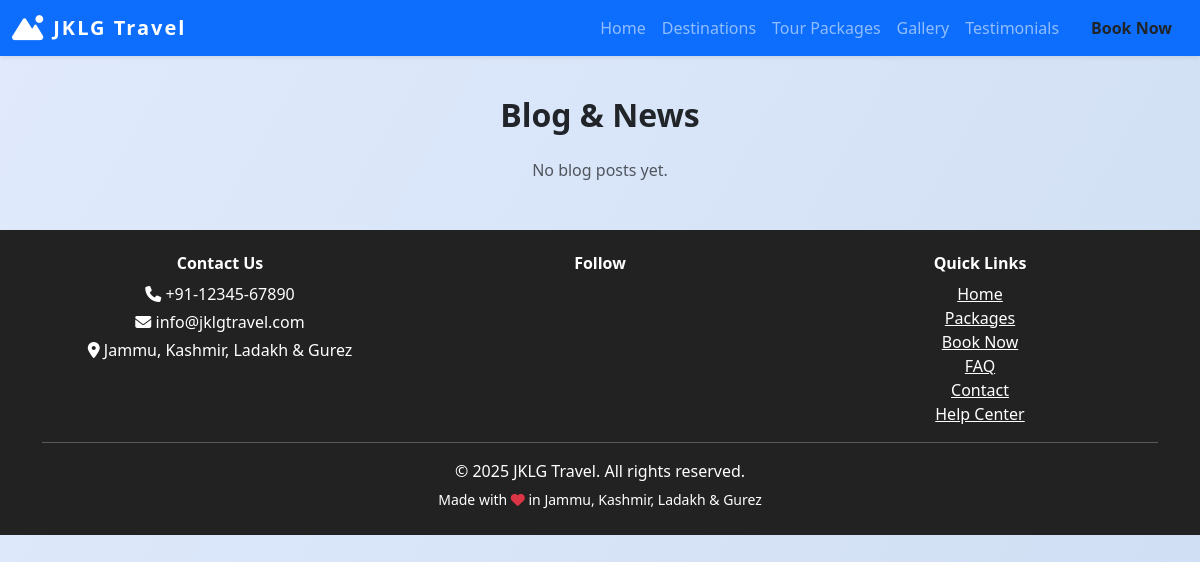
/blog, run on an earlier commit of the app's database.
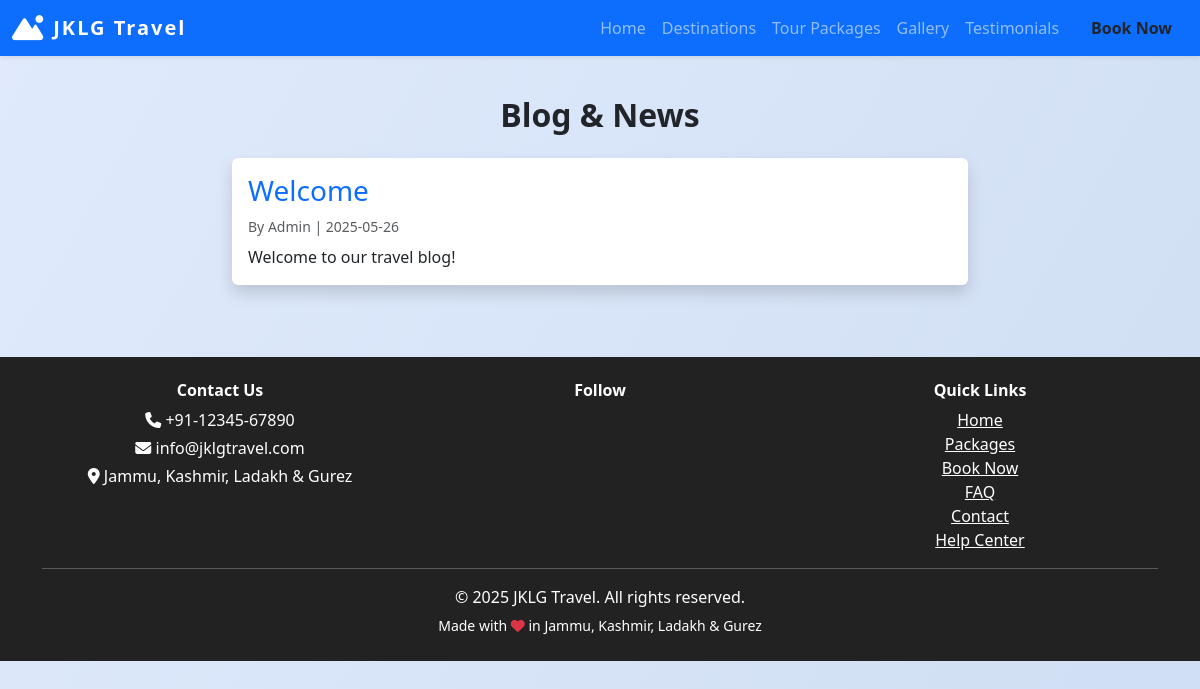
And on a later commit of the database.
### models.py (models this page shows)
class Blog(db.Model):
    id = db.Column(db.Integer, primary_key=True)
    title = db.Column(db.String(200), nullable=False)
    content = db.Column(db.Text, nullable=False)
    author = db.Column(db.String(100))
    created_at = db.Column(db.DateTime, server_default=db.func.now())
    published = db.Column(db.Boolean, default=False)

### views.py (the view)
@main.route('/blog')
def blog():
    posts = Blog.query.filter_by(published=True).order_by(Blog.created_at.desc()).all()
    return render_template('blog.html', posts=posts)

### views.py (called while the page is built)
@main.context_processor
def inject_site_settings():
    settings = SiteSettings.query.first()
    return dict(site_settings=settings)

### templates/blog.html
{% extends 'base.html' %}
{% block content %}
<h2 class="section-title text-center">Blog & News</h2>
<div class="row justify-content-center">
  {% for post in posts %}
  <div class="col-md-8 mb-4">
    <div class="card shadow border-0">
      <div class="card-body">
        <h3 class="card-title text-primary">{{ post.title }}</h3>
        <div class="mb-2 text-muted small">By {{ post.author or 'Admin' }} | {{ post.created_at.strftime('%Y-%m-%d') }}</div>
        <div class="card-text">{{ post.content }}</div>
      </div>
    </div>
  </div>
  {% else %}
  <div class="col-md-8 text-center text-muted">No blog posts yet.</div>
  {% endfor %}
</div>
{% endblock %}

What changed in the data, as far as the page shows it:
added Blog: title "Welcome", author "Admin", created_at "2025-05-26", content "Welcome to our travel blog!"
Also different on the page:
text no longer shown: "No blog posts yet."
